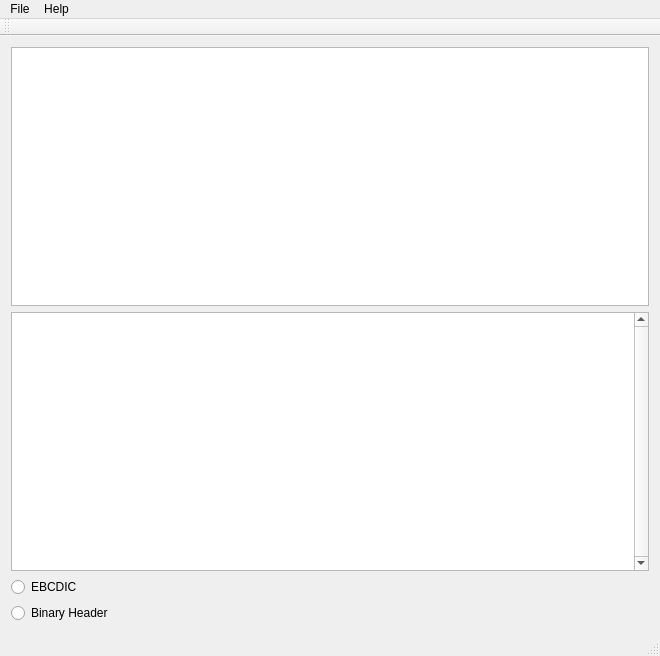
<?xml version="1.0" encoding="UTF-8"?>
<ui version="4.0">
 <class>MainWindow</class>
 <widget class="QMainWindow" name="MainWindow">
  <property name="geometry">
   <rect>
    <x>0</x>
    <y>0</y>
    <width>660</width>
    <height>656</height>
   </rect>
  </property>
  <property name="windowTitle">
   <string>MainWindow</string>
  </property>
  <property name="autoFillBackground">
   <bool>true</bool>
  </property>
  <widget class="QWidget" name="centralWidget">
   <layout class="QVBoxLayout" name="verticalLayout">
    <item>
     <widget class="QTableWidget" name="tableWidget">
      <property name="editTriggers">
       <set>QAbstractItemView::NoEditTriggers</set>
      </property>
     </widget>
    </item>
    <item>
     <widget class="QListWidget" name="listWidget">
      <property name="verticalScrollBarPolicy">
       <enum>Qt::ScrollBarAlwaysOn</enum>
      </property>
      <property name="editTriggers">
       <set>QAbstractItemView::NoEditTriggers</set>
      </property>
      <property name="tabKeyNavigation">
       <bool>true</bool>
      </property>
      <property name="selectionRectVisible">
       <bool>false</bool>
      </property>
     </widget>
    </item>
    <item>
     <widget class="QRadioButton" name="radioButton">
      <property name="text">
       <string>EBCDIC</string>
      </property>
     </widget>
    </item>
    <item>
     <widget class="QRadioButton" name="radioButton_2">
      <property name="text">
       <string>Binary Header</string>
      </property>
     </widget>
    </item>
   </layout>
  </widget>
  <widget class="QMenuBar" name="menuBar">
   <property name="geometry">
    <rect>
     <x>0</x>
     <y>0</y>
     <width>660</width>
     <height>21</height>
    </rect>
   </property>
   <widget class="QMenu" name="menuOpen_Model">
    <property name="title">
     <string>File</string>
    </property>
    <widget class="QMenu" name="menuModel">
     <property name="title">
      <string>SEGY</string>
     </property>
     <addaction name="actionCreate_model"/>
     <addaction name="actionConvert_SEGD_to_SEGY"/>
     <addaction name="actionExplore_seq"/>
     <addaction name="actionExplore_SEGY_by_groups"/>
     <addaction name="actionCreate_geometry_from_model"/>
    </widget>
    <addaction name="menuModel"/>
    <addaction name="actionExit"/>
   </widget>
   <widget class="QMenu" name="menuHelp">
    <property name="title">
     <string>Help</string>
    </property>
    <addaction name="actionAbout"/>
   </widget>
   <addaction name="menuOpen_Model"/>
   <addaction name="menuHelp"/>
  </widget>
  <widget class="QToolBar" name="mainToolBar">
   <attribute name="toolBarArea">
    <enum>TopToolBarArea</enum>
   </attribute>
   <attribute name="toolBarBreak">
    <bool>false</bool>
   </attribute>
  </widget>
  <widget class="QStatusBar" name="statusBar"/>
  <action name="actionCreate_model">
   <property name="text">
    <string>Create model</string>
   </property>
  </action>
  <action name="actionExplore_seq">
   <property name="text">
    <string>Explore SEGY sequentially</string>
   </property>
  </action>
  <action name="actionExit">
   <property name="text">
    <string>Exit</string>
   </property>
  </action>
  <action name="actionConvert_SEGD_to_SEGY">
   <property name="text">
    <string>Convert SEGD to SEGY</string>
   </property>
  </action>
  <action name="actionAbout">
   <property name="text">
    <string>About</string>
   </property>
  </action>
  <action name="actionCreate_geometry_from_model">
   <property name="enabled">
    <bool>false</bool>
   </property>
   <property name="text">
    <string>Create geometry from model</string>
   </property>
  </action>
  <action name="actionExplore_SEGY_by_groups">
   <property name="text">
    <string>Explore SEGY by groups</string>
   </property>
  </action>
 </widget>
 <layoutdefault spacing="6" margin="11"/>
 <resources/>
 <connections/>
</ui>
